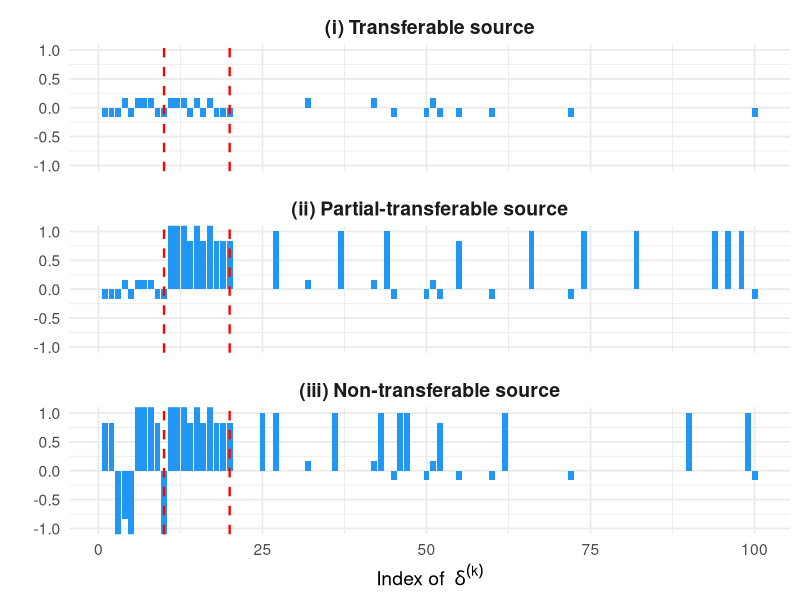
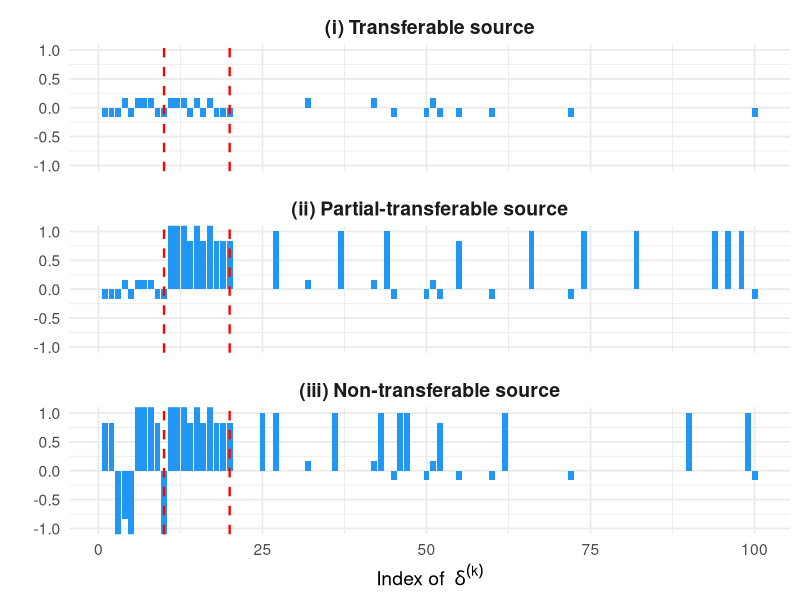

These charts were generated, in order, by the following R code:
# Load libraries
library(ggplot2)
library(dplyr)
library(tidyr)
#setwd("~/R")   # Set your working directory
set.seed(123)  # For reproducibility

# Parameters
p <- 100  # total number of coefficients
s <- 10
h <- 5

# Generate random Rademacher vector zeta
zeta <- sample(c(-1, 1), size = p, replace = TRUE)

# Random subsets
S <- sort(sample((2*s+1):p, size = s, replace = FALSE))
H <- sort(sample((2*s+1):p, size = s, replace = FALSE))

# Initialize delta vectors
delta_i <- rep(0, p)
delta_ii <- rep(0, p)
delta_iii <- rep(0, p)

# (i) Transferable
delta_i[1:(2*s)] <- h * zeta[1:(2*s)] / (3*s)
delta_i[S] <- h * zeta[S] / (3*s)

# (ii) Partial-transferable
H <- sort(sample((2*s+1):p, size = s, replace = FALSE))
bar_delta_ii <- rep(0, p)
bar_delta_ii[1:(2*s)] <- h * zeta[1:(2*s)] / (3*s)
bar_delta_ii[S] <- h * zeta[S] / (3*s)
delta_ii <- bar_delta_ii
delta_ii[(s+1):(2*s)] <- delta_ii[(s+1):(2*s)] + 1
delta_ii[H] <- delta_ii[H] + 1

# (iii) Non-transferable
H <- sort(sample((2*s+1):p, size = s, replace = FALSE))
bar_delta_iii <- rep(0, p)
bar_delta_iii[1:(2*s)] <- h * zeta[1:(2*s)] / (3*s)
bar_delta_iii[S] <- h * zeta[S] / (3*s)
beta <- sample(c(-1, 1), size = s, replace = TRUE)  # example beta vector
delta_iii <- bar_delta_iii
delta_iii[1:s] <- delta_iii[1:s] + beta
delta_iii[(s+1):(2*s)] <- delta_iii[(s+1):(2*s)] + 1
delta_iii[H] <- delta_iii[H] + 1

library(ggplot2)
library(tidyr)
library(dplyr)

# 假设 delta_i, delta_ii, delta_iii 已经在环境中
# 构造数据框
df <- data.frame(
  j = 1:length(delta_i),
  Transferable = delta_i,
  Partial = delta_ii,
  NonTransferable = delta_iii
)

# 将数据转成长格式便于 ggplot
df_long <- df %>%
  pivot_longer(cols = -j, names_to = "Type", values_to = "Delta") %>%
  mutate(Type = factor(Type, levels = c("Transferable", "Partial", "NonTransferable"),
                       labels = c("(i) Transferable source", 
                                  "(ii) Partial-transferable source",
                                  "(iii) Non-transferable source")))

# 设置蓝色调
blue_colors <- c("#1f77b4", "#1f78b4", "#2196f3")

# 绘图
x.name <- bquote("Index of " ~ delta^(k))
# 绘图
p <- ggplot(df_long, aes(x=j, y=Delta)) +
  geom_col(fill = "#2196f3") +  # 蓝色柱状
  geom_vline(xintercept = c(10,20), linetype="dashed", color="red", size=0.8) +
  facet_wrap(~Type, ncol=1, scales="fixed") +  # y轴固定
  coord_cartesian(ylim = c(-1,1)) +            # 设置y轴范围
  labs(x=x.name, y="") +
  theme_minimal(base_size = 14) +
  theme(
    strip.text = element_text(face="bold", size=14),
    panel.spacing = unit(1, "lines")
  )

p

# 保存为 PNG 文件
ggsave(filename = "delta_plot.png", plot = p, width = 8, height = 6, bg = "white")
